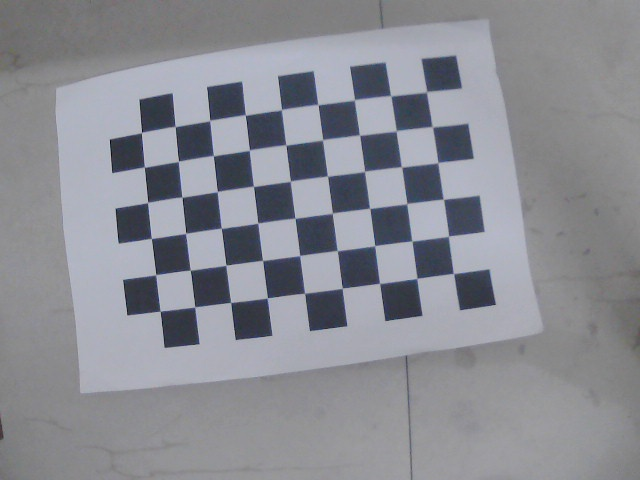
#> input picture DIP/Camera Calibration/calibration_images/calibration_00.jpg, 640 x 480 px, given in place of the camera
$ python detect_circles.py
#> lines starting #> are read from the running program, lines starting #| are printed output that depends on the picture; after the words box and inside, x2 and y2 are one past the last pixel; in counts of white or black regions, pixels touching at a corner belong together
import cv2
import numpy as np


cap = cv2.VideoCapture(1)

def onChange(x):
    pass

while True:
    ret, frame = cap.read()
#> frame is the input picture: shape (480, 640, 3); mean B, G, R 147.2, 139.9, 138.3
    if not ret:
        break


    gray = cv2.cvtColor(frame, cv2.COLOR_BGR2GRAY)
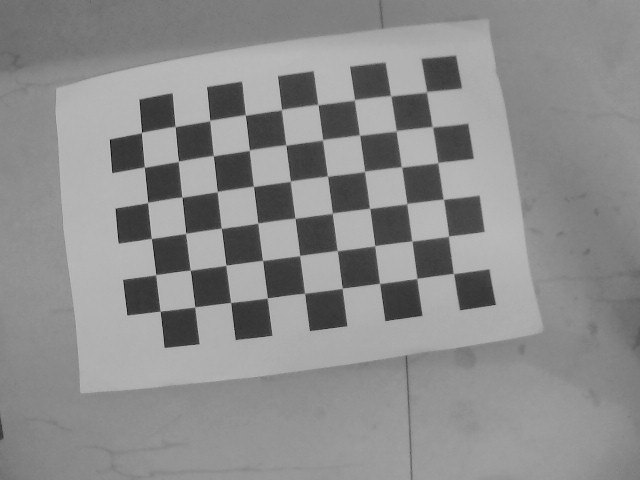
#> gray: shape (480, 640); min 7, max 196, mean 140.2


    # blurred = cv2.GaussianBlur(gray, (7, 7), 0)
    cv2.namedWindow("Win1")
    cv2.createTrackbar("thres1","Win1",10,200,onChange)
    cv2.createTrackbar("thres2","Win1",20,200,onChange)

    canny  = cv2.Canny(gray,184,14)
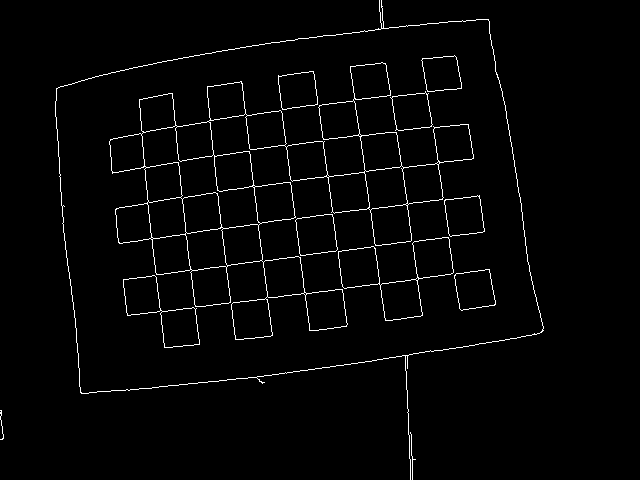
#> canny: shape (480, 640); 2.2% white in thin lines or dots, all inside (x1, y1, x2, y2) = (0, 0, 544, 480)
    _, thresh = cv2.threshold(gray, 10, 255, cv2.THRESH_OTSU)
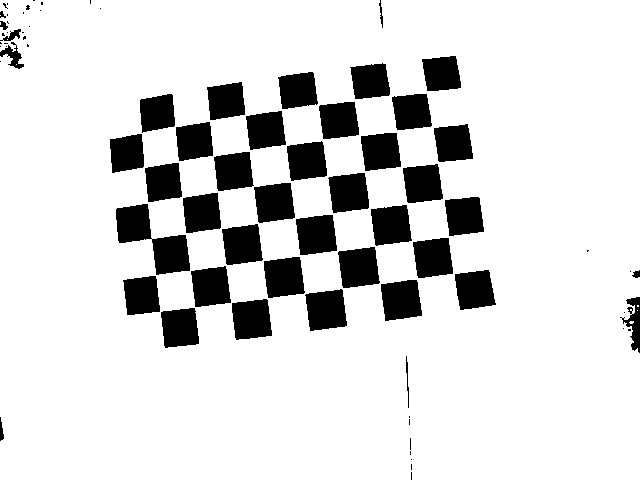
#> thresh: shape (480, 640); 85.3% white; 77 black regions (34 under 20 px)
    cv2.imshow("Circle", thresh)
    cv2.imshow("Canny",canny)
    # [8 lines of commented-out code are left out]
    contours, _ = cv2.findContours(canny, cv2.RETR_EXTERNAL, cv2.CHAIN_APPROX_SIMPLE)
#> contours = 3 contours, 2 with area under 20; largest, box (x1, y1, x2, y2) and area: (55, 0, 544, 480) 146578

    for cnt in contours:
        approx = cv2.approxPolyDP(cnt, 0.01 * cv2.arcLength(cnt, True), True)

        area = cv2.contourArea(cnt)
        perimeter = cv2.arcLength(cnt, True)
        if perimeter == 0:
            continue
        circularity = 4 * np.pi * (area / (perimeter * perimeter))

        if area > 100:
            # Draw the contour
            cv2.drawContours(frame, [cnt], -1, (255, 0, 0), 2)

            M = cv2.moments(cnt)
            if M["m00"] != 0:
                cx = int(M["m10"] / M["m00"])
                cy = int(M["m01"] / M["m00"])


                cv2.circle(frame, (cx, cy), 3, (0, 255, 0), -1)


                coord_text = f"({cx}, {cy})"
                cv2.putText(frame, coord_text, (cx + 10, cy), cv2.FONT_HERSHEY_SIMPLEX, 0.5, (0, 255, 255), 2)
#> this loop made 3 passes
#> (area, perimeter, circularity, cx, cy) on pass 3: (146578.5, 2020.9, 0.451, 291, 207)
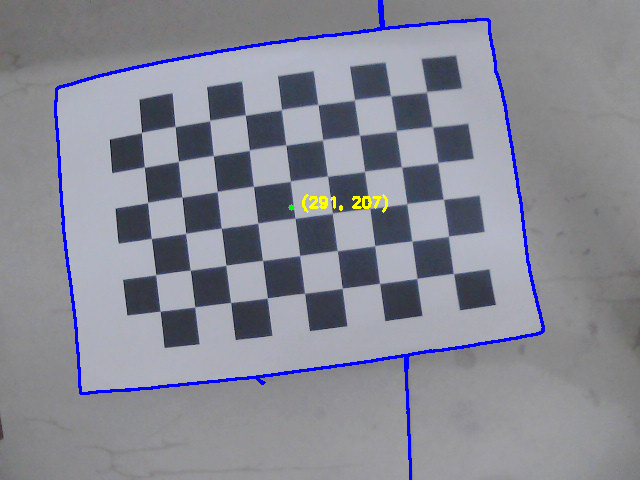
#> frame: shape (480, 640, 3); 2.01% of pixels changed, all inside (x1, y1, x2, y2) = (54, 0, 545, 480)


    cv2.imshow("Circle Contour Detection", frame)


    if cv2.waitKey(1) & 0xFF == ord('q'):
#> (key q is pressed here)
        break

cap.release()
cv2.destroyAllWindows()

$ run again, on DIP/Camera Calibration/calibration_images/calibration_01.jpg
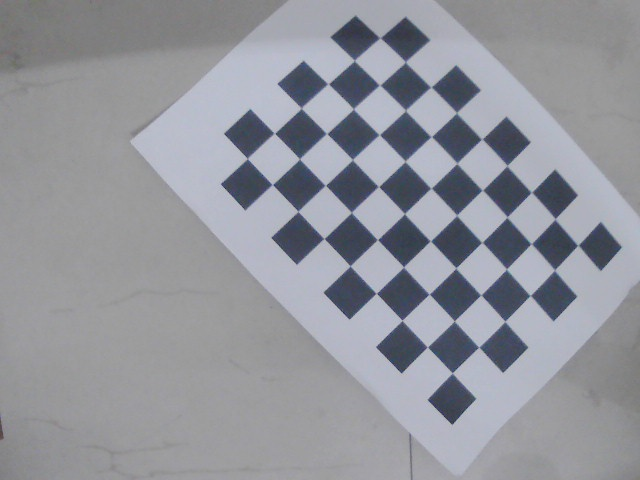
#> input picture DIP/Camera Calibration/calibration_images/calibration_01.jpg, 640 x 480 px, given in place of the camera
#> frame is the input picture: shape (480, 640, 3); mean B, G, R 156.1, 148.9, 147
#> `canny  = cv2.Canny(gray,184,14)`:
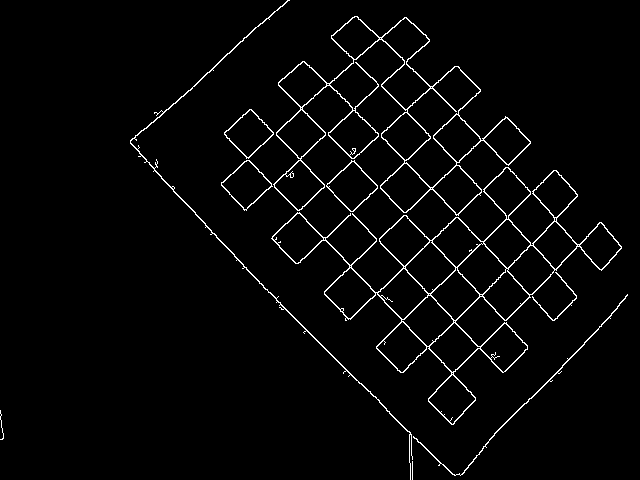
#> canny: shape (480, 640); 2.8% white in thin lines or dots
#> thresh: shape (480, 640); 85.7% white; 75 black regions (36 under 20 px)
#> contours = 10 contours, 2 with area under 20; largest, box (x1, y1, x2, y2) and area: (271, 167, 622, 425) 26518, (273, 16, 531, 216) 19186, (326, 160, 378, 212) 1399, (221, 160, 273, 211) 1356, (224, 109, 274, 159) 1285, (130, 0, 413, 480) 410, (413, 294, 628, 476) 195, (532, 272, 577, 321) 60
#> the loop `for cnt in contours:` made 10 passes
#> (area, perimeter, circularity, cx, cy) on passes 3, 5, 6, 7, 8, 9, 10: (195, 670.8, 0.00545, 523, 396), (26518, 2119.2, 0.0742, 458, 280), (1399, 150.9, 0.772, 351, 186), (1356.5, 150.7, 0.751, 246, 184), (1285, 146.5, 0.753, 248, 133), (19186, 1869.2, 0.069, 396, 125), (409.5, 1578.2, 0.00207, 247, 215)
#> after the loop `for cnt in contours:`:
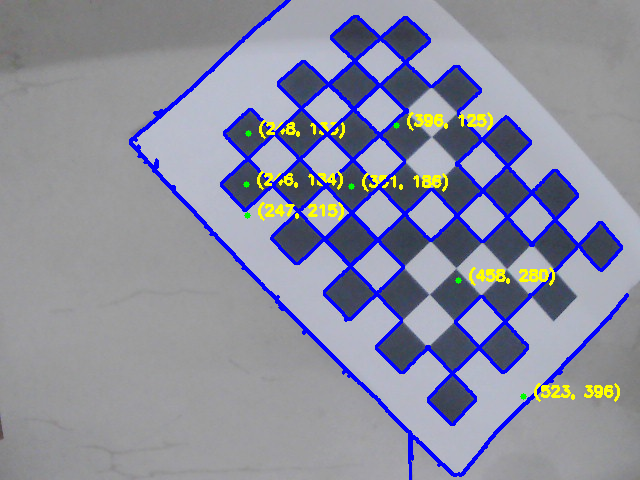
#> frame: shape (480, 640, 3); 7.33% of pixels changed, all inside (x1, y1, x2, y2) = (129, 0, 629, 480)

$ run again, on DIP/Camera Calibration/calibration_images/calibration_02.jpg
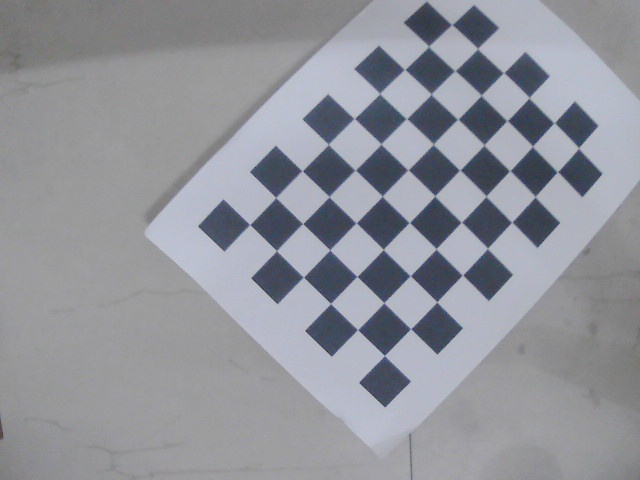
#> input picture DIP/Camera Calibration/calibration_images/calibration_02.jpg, 640 x 480 px, given in place of the camera
#> frame is the input picture: shape (480, 640, 3); mean B, G, R 155.1, 147.8, 145.8
#> `canny  = cv2.Canny(gray,184,14)`:
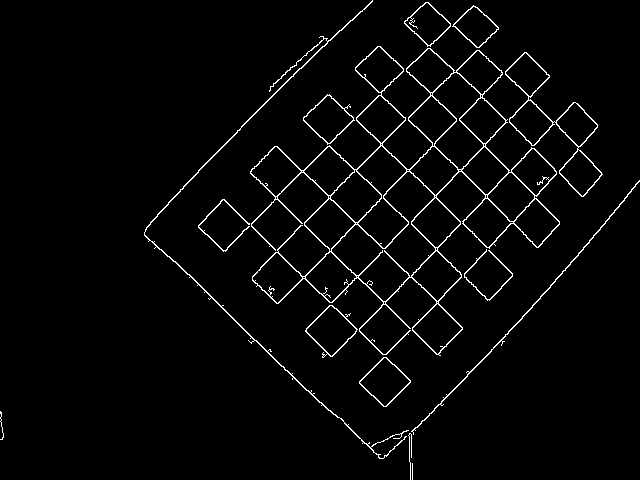
#> canny: shape (480, 640); 2.9% white in thin lines or dots
#> thresh: shape (480, 640); 85.8% white; 79 black regions (37 under 20 px)
#> contours = 14 contours, 3 with area under 20; largest, box (x1, y1, x2, y2) and area: (250, 46, 560, 356) 38740, (505, 52, 603, 197) 4290, (305, 305, 358, 358) 1448, (359, 357, 411, 407) 1376, (303, 94, 355, 145) 1346
#> the loop `for cnt in contours:` made 14 passes
#> (approx, area, perimeter, circularity, cx, cy) on pass 8: ([[639, 180], [413, 434]], 220.5, 744.8, 0.005, 527, 308)
#> after the loop `for cnt in contours:`:
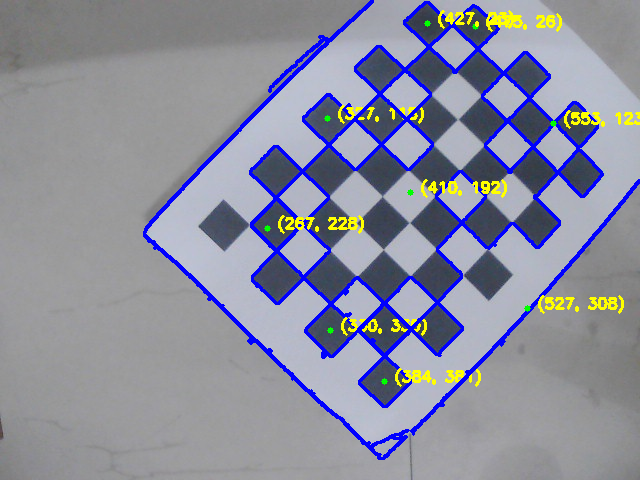
#> frame: shape (480, 640, 3); 7.34% of pixels changed, all inside (x1, y1, x2, y2) = (143, 0, 640, 460)

$ run again, on DIP/Camera Calibration/calibration_images/calibration_03.jpg
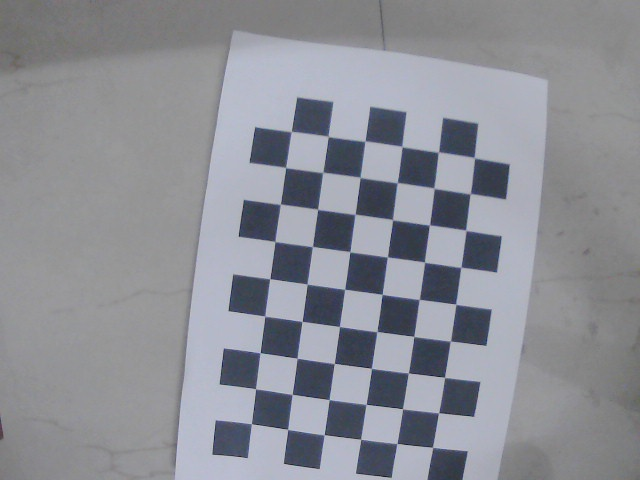
#> input picture DIP/Camera Calibration/calibration_images/calibration_03.jpg, 640 x 480 px, given in place of the camera
#> frame is the input picture: shape (480, 640, 3); mean B, G, R 149.6, 142.1, 140.1
#> `canny  = cv2.Canny(gray,184,14)`:
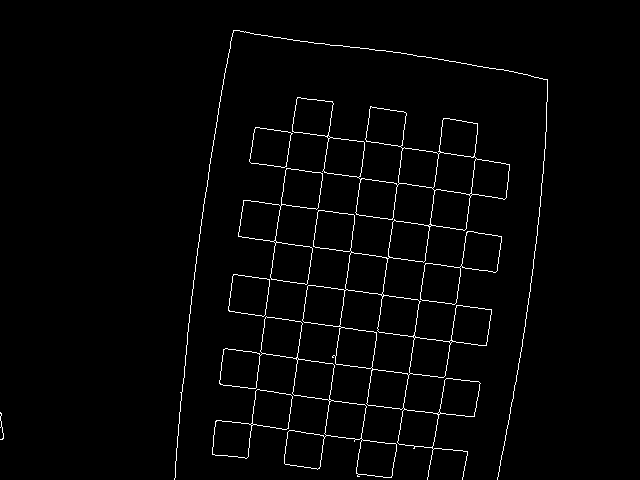
#> canny: shape (480, 640); 2% white in thin lines or dots, all inside (x1, y1, x2, y2) = (0, 30, 548, 480)
#> thresh: shape (480, 640); 84.6% white; 108 black regions (66 under 20 px)
#> contours = 9 contours, 2 with area under 20; largest, box (x1, y1, x2, y2) and area: (292, 97, 510, 480) 29291, (219, 316, 397, 478) 7806, (238, 168, 323, 285) 4131, (420, 231, 502, 305) 2642, (212, 389, 293, 459) 2524, (228, 274, 270, 317) 1380, (249, 127, 293, 168) 1314
#> the loop `for cnt in contours:` made 9 passes
#> (area, perimeter, circularity, cx, cy) on passes 2 to 8: (2524.5, 290.8, 0.375, 251, 423), (7806.5, 918, 0.116, 308, 400), (1380, 153.1, 0.74, 248, 294), (2642, 303.9, 0.36, 460, 267), (4131, 463.8, 0.241, 283, 224), (1313.5, 151.4, 0.721, 269, 147), (29291, 2657.9, 0.0521, 398, 261)
#> after the loop `for cnt in contours:`:
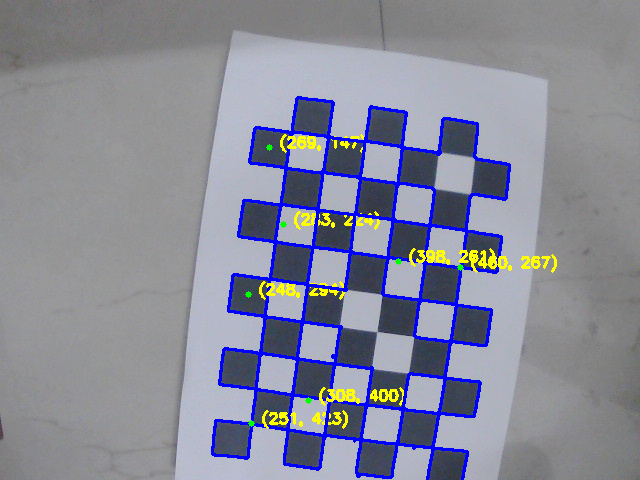
#> frame: shape (480, 640, 3); 5.97% of pixels changed, all inside (x1, y1, x2, y2) = (211, 96, 557, 480)
